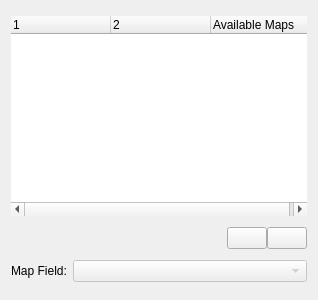
<?xml version="1.0" encoding="UTF-8"?>
<ui version="4.0">
 <class>ViewportManager</class>
 <widget class="QWidget" name="ViewportManager">
  <property name="geometry">
   <rect>
    <x>0</x>
    <y>0</y>
    <width>318</width>
    <height>300</height>
   </rect>
  </property>
  <property name="sizePolicy">
   <sizepolicy hsizetype="Expanding" vsizetype="Expanding">
    <horstretch>0</horstretch>
    <verstretch>0</verstretch>
   </sizepolicy>
  </property>
  <property name="windowTitle">
   <string>Form</string>
  </property>
  <layout class="QVBoxLayout" name="verticalLayout">
   <item>
    <widget class="QTreeWidget" name="treeViewports">
     <property name="sizePolicy">
      <sizepolicy hsizetype="Expanding" vsizetype="MinimumExpanding">
       <horstretch>0</horstretch>
       <verstretch>0</verstretch>
      </sizepolicy>
     </property>
     <property name="maximumSize">
      <size>
       <width>16777215</width>
       <height>200</height>
      </size>
     </property>
     <property name="frameShape">
      <enum>QFrame::NoFrame</enum>
     </property>
     <property name="animated">
      <bool>false</bool>
     </property>
     <property name="columnCount">
      <number>3</number>
     </property>
     <attribute name="headerVisible">
      <bool>true</bool>
     </attribute>
     <column>
      <property name="text">
       <string/>
      </property>
     </column>
     <column>
      <property name="text">
       <string/>
      </property>
     </column>
     <column>
      <property name="text">
       <string>Available Maps</string>
      </property>
     </column>
    </widget>
   </item>
   <item>
    <layout class="QHBoxLayout" name="iconLayout">
     <property name="spacing">
      <number>0</number>
     </property>
     <property name="sizeConstraint">
      <enum>QLayout::SetMinimumSize</enum>
     </property>
     <item>
      <spacer name="horizontalSpacer">
       <property name="orientation">
        <enum>Qt::Horizontal</enum>
       </property>
       <property name="sizeHint" stdset="0">
        <size>
         <width>40</width>
         <height>20</height>
        </size>
       </property>
      </spacer>
     </item>
     <item>
      <widget class="QPushButton" name="btnOpen">
       <property name="sizePolicy">
        <sizepolicy hsizetype="Fixed" vsizetype="Fixed">
         <horstretch>0</horstretch>
         <verstretch>0</verstretch>
        </sizepolicy>
       </property>
       <property name="layoutDirection">
        <enum>Qt::RightToLeft</enum>
       </property>
       <property name="text">
        <string/>
       </property>
      </widget>
     </item>
     <item>
      <widget class="QPushButton" name="btnClose">
       <property name="sizePolicy">
        <sizepolicy hsizetype="Fixed" vsizetype="Fixed">
         <horstretch>0</horstretch>
         <verstretch>0</verstretch>
        </sizepolicy>
       </property>
       <property name="layoutDirection">
        <enum>Qt::RightToLeft</enum>
       </property>
       <property name="text">
        <string/>
       </property>
       <property name="icon">
        <iconset>
         <normalon>:/images/icons/trash.gif</normalon>
        </iconset>
       </property>
      </widget>
     </item>
    </layout>
   </item>
   <item>
    <layout class="QHBoxLayout" name="horizontalLayout_2">
     <item>
      <widget class="QLabel" name="label">
       <property name="text">
        <string>Map Field:</string>
       </property>
      </widget>
     </item>
     <item>
      <widget class="QComboBox" name="mapFieldSelector">
       <property name="enabled">
        <bool>false</bool>
       </property>
       <property name="sizePolicy">
        <sizepolicy hsizetype="MinimumExpanding" vsizetype="Fixed">
         <horstretch>0</horstretch>
         <verstretch>0</verstretch>
        </sizepolicy>
       </property>
      </widget>
     </item>
    </layout>
   </item>
  </layout>
 </widget>
 <resources/>
 <connections/>
</ui>
